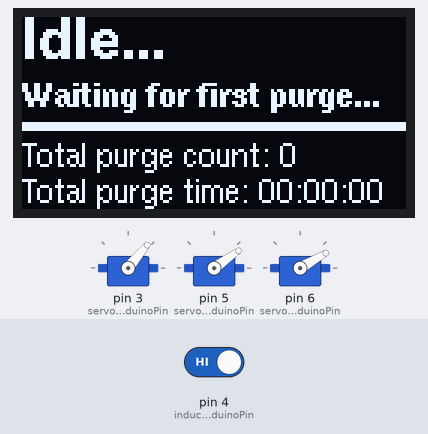
Recording of a sketch running on a simulated Arduino Uno, built with avr-gcc and run on an emulated ATmega328P. Shown: 128×64 one-colour display, 3 × servo. Inputs (shaded band) come from the test bench; at power-on: pin 4 (inductionTriggerArduinoPin) HIGH. Storage starts empty.

Above: at 15.6 s.
15.7 s: pin 4 (inductionTriggerArduinoPin) driven LOW
At 16.9 s:
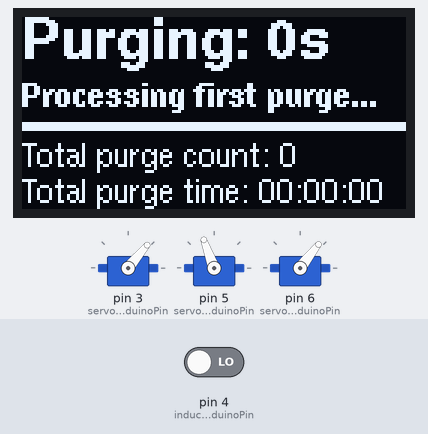
18.7 s: pin 4 (inductionTriggerArduinoPin) driven HIGH
At 21.3 s:
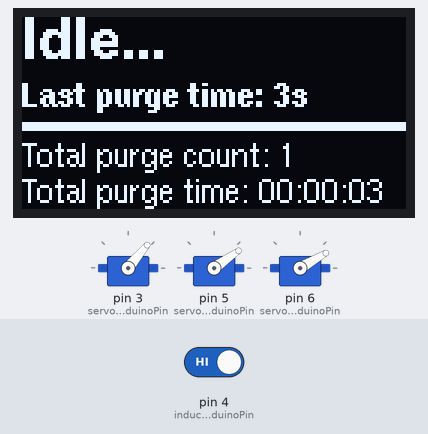
21.6 s: pin 4 (inductionTriggerArduinoPin) driven LOW
At 22.8 s:
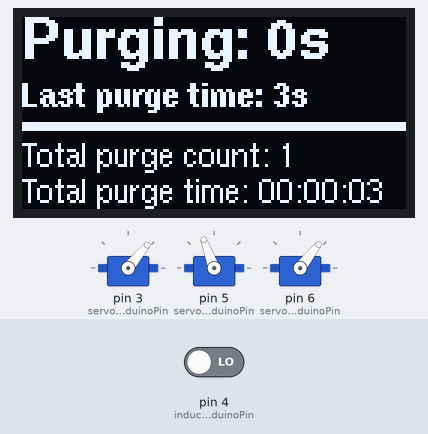
24.5 s: pin 4 (inductionTriggerArduinoPin) driven HIGH
At 25.0 s:
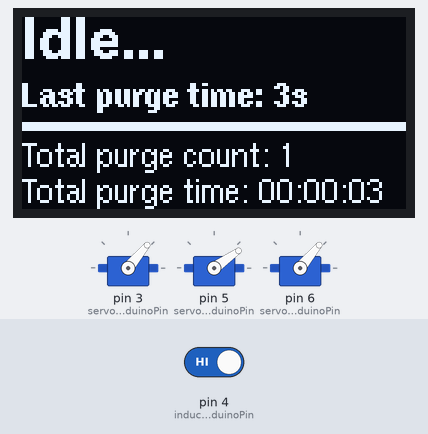
Timing chart, 0 to 27.5 s (numbered marks = the images above; inputs shaded):
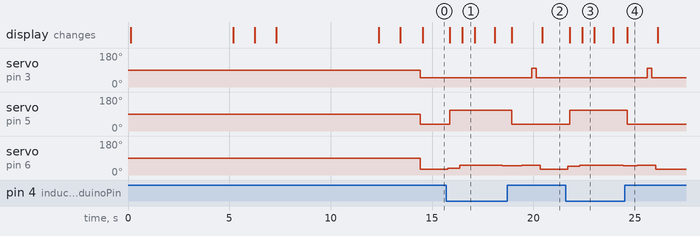

Measured:
- after the input at 15.7 s, servo on pin 5 (servoXArduinoPin): 35° → 110° after 0.17 s; servo on pin 6 (servoYArduinoPin): 30° → 37° after 0.07 s, → 52° 0.60 s later, → 51° 1.1 s later, → 50° 0.98 s later; the display: first changes after 0.17 s (image 1 shows a later state)
- after the input at 18.7 s, servo on pin 3 (servoKArduinoPin): 50° → 100° after 1.2 s, → 50° 0.20 s later; servo on pin 5 (servoXArduinoPin): 110° → 35° after 0.23 s; the display: first changes after 0.23 s (image 2 shows a later state)
- after the input at 21.6 s, servo on pin 5 (servoXArduinoPin): 35° → 110° after 0.20 s; servo on pin 6 (servoYArduinoPin): 30° → 47° after 0.10 s, → 52° 0.60 s later, → 51° 1.1 s later, → 50° 1.1 s later; the display: first changes after 0.20 s (image 3 shows a later state)
- after the input at 24.5 s, servo on pin 3 (servoKArduinoPin): 50° → 100° after 1.1 s, → 50° 0.20 s later; servo on pin 5 (servoXArduinoPin): 110° → 35° after 0.13 s; the display: changes after 0.13 s (image 4)
- what the display in image 1 shows lasts 0.6 s, from 16.5 s to 17.1 s
- what the display in image 4 shows lasts 1.5 s, from 24.6 s to 26.1 s

The sketch:

Blobster_Firmware.ino
```cpp
// (licence header left out)
#include <Arduino.h>
#include <U8g2lib.h>
#include <Servo.h>
#include <SPI.h>
#include <SD.h>

// Version info
#define firmwareVersion "Version 0.1 ALPHA"

// Standard Blobster wiring Arduino pins assigment
#define inductionTriggerArduinoPin 4
#define servoKArduinoPin 3
#define servoXArduinoPin 5
#define servoYArduinoPin 6

// Default values when config on microSD card is not present or there's no microSD card attached at all
bool firstRun = false;
int initK = 50;
int initX = 35;
int initY = 52;
int activeX = 110;
int activeY = 30;
int activeK = 100;
int closerY = 52;

// Display constructor
U8G2_SSD1305_128X64_ADAFRUIT_F_HW_I2C u8g2(U8G2_R0);

// Global variables
File configFile;

Servo servoK;
Servo servoX;
Servo servoY;

long int megaBlobTimestamp = 0;
long int entryTimestamp = 0;

int blobsTotal = 0;
int blobsTotalTime = 0;
int h = 0;
int m = 0;
int s = 0;

bool activeXflag = false;
bool active = false;

long int startTimestamp = 0;
long int endTimestamp = 0;
long int lastblobTime = 0;

// Blobster splash screen logo
#define blobsterSplashscreenLogo_width 60
#define blobsterSplashscreenLogo_height 32
static unsigned char blobsterSplashscreenLogo_bits[] = {
  0x00, 0x00, 0x00, 0x00, 0x00, 0x00, 0x00, 0x00, 0x00, 0x00, 0x00, 0x1C,
  0x00, 0x00, 0x00, 0x00, 0x00, 0x00, 0x00, 0x7C, 0x00, 0x00, 0x00, 0x00,
  0x00, 0x00, 0x00, 0xFC, 0x00, 0x00, 0x00, 0x00, 0x20, 0x00, 0x00, 0xFC,
  0x03, 0x00, 0x80, 0x00, 0x30, 0x00, 0x00, 0xFE, 0x07, 0x00, 0x80, 0x00,
  0x30, 0x00, 0x00, 0xFE, 0x07, 0x00, 0x80, 0x01, 0x30, 0x00, 0x00, 0xFE,
  0x0F, 0x00, 0x80, 0x01, 0x38, 0x04, 0x00, 0xFF, 0x0F, 0x00, 0x84, 0x03,
  0x38, 0x0C, 0x80, 0xFF, 0x0F, 0x00, 0x86, 0x03, 0x3C, 0x0C, 0xC0, 0xFF,
  0x3F, 0x00, 0x86, 0x03, 0x3C, 0x0C, 0xE0, 0xFF, 0x7F, 0x00, 0x87, 0x07,
  0x3C, 0x1C, 0xE0, 0xFF, 0x7F, 0x00, 0x87, 0x07, 0x3C, 0x1C, 0xE0, 0xFC,
  0xF3, 0x00, 0xC7, 0x07, 0x7E, 0x1C, 0x60, 0xF8, 0xE1, 0x80, 0xC7, 0x07,
  0x7E, 0x3E, 0x30, 0xF3, 0xCC, 0x81, 0xC7, 0x07, 0xFE, 0x3E, 0xB8, 0xF7,
  0xDE, 0x83, 0xEF, 0x07, 0xFC, 0x3D, 0xBC, 0xF7, 0xDE, 0x87, 0xF7, 0x07,
  0xFC, 0x3B, 0xBC, 0xF7, 0xDE, 0x87, 0xFB, 0x07, 0xFC, 0x17, 0x3C, 0xF3,
  0xCC, 0x87, 0xFD, 0x07, 0xFC, 0x0F, 0x7C, 0xF8, 0xE1, 0x07, 0xFE, 0x03,
  0xF8, 0x0F, 0xF8, 0xFC, 0xF3, 0x03, 0xFE, 0x03, 0xF8, 0x0F, 0xFF, 0xFF,
  0xFF, 0x07, 0xFF, 0x01, 0xF0, 0x8F, 0xFF, 0xFF, 0xFF, 0x1F, 0xFE, 0x00,
  0xE0, 0x9F, 0xFF, 0x01, 0xF8, 0xBF, 0x7F, 0x00, 0x80, 0xFF, 0xFF, 0x03,
  0xFC, 0xFF, 0x3F, 0x00, 0x00, 0xF8, 0xFF, 0x0F, 0xFF, 0xFF, 0x01, 0x00,
  0x00, 0xC0, 0xFF, 0xFF, 0xFF, 0x3F, 0x00, 0x00, 0x00, 0x80, 0xFF, 0xFF,
  0xFF, 0x3F, 0x00, 0x00, 0x00, 0x80, 0xFF, 0xFF, 0xFF, 0x1F, 0x00, 0x00,
  0x00, 0x00, 0xFE, 0xFF, 0xFF, 0x07, 0x00, 0x00, 0x00, 0x00, 0x00, 0x00,
  0x00, 0x00, 0x00, 0x00, };

void updateSplashDisplayStatus(const char *messageText)
{
  u8g2.setDrawColor(0);
  u8g2.drawBox(0, 51, 128, 13);
  u8g2.setDrawColor(1);
  u8g2.drawStr((128 - u8g2.getStrWidth(messageText)) / 2, 62, messageText);
  u8g2.sendBuffer();
  // Wait for display
  delay(1000);
}

void setup(void) {
  // Initialization of peripherals

  // Display
  u8g2.begin();
  u8g2.clearDisplay();
  u8g2.drawXBM(34, 0, blobsterSplashscreenLogo_width, blobsterSplashscreenLogo_height, blobsterSplashscreenLogo_bits);
  u8g2.setFont(u8g2_font_helvB14_tf);
  u8g2.drawStr((128 - u8g2.getStrWidth("BLOBSTER")) / 2, 50,"BLOBSTER");
  u8g2.setFont(u8g2_font_helvR08_tf);
  updateSplashDisplayStatus(firmwareVersion);
  // Wait for user to be able to read version
  delay(4000);

  // SD card configuration
  updateSplashDisplayStatus("Initializing SD card...");
  if (SD.begin(10)) {
    updateSplashDisplayStatus("SD card initialized.");
    configFile = SD.open("blconfig");
    if (configFile) {
      // Read from the file until there's nothing else in it:
      updateSplashDisplayStatus("Reading config...");
      while (configFile.available()) {
        // TBD: Config file processing
        configFile.read();
      }
      updateSplashDisplayStatus("Config read succesfully.");
    }
    else
    {
      updateSplashDisplayStatus("No config file, defaults used.");
      // Wait for user to be able to read message regarding config used
      delay(4000);
    }
    // Close the file:
    configFile.close();
  } else {
    updateSplashDisplayStatus("No SD card, defaults used.");
    // Wait for user to be able to read message regarding config used
    delay(4000);
  }

  // Induction trigger
  pinMode(inductionTriggerArduinoPin, INPUT);
  updateSplashDisplayStatus("Mapping induction trigger...");

  // Servos
  updateSplashDisplayStatus("Initializating servos...");
  servoK.attach(servoKArduinoPin);
  servoX.attach(servoXArduinoPin);
  servoY.attach(servoYArduinoPin);

  servoK.write(initK);
  servoX.write(initX);
  if (firstRun) servoY.write(initY); else servoY.write(activeY);
  u8g2.clearBuffer();
}

void loop(void) {
  activeXflag = !digitalRead(inductionTriggerArduinoPin);
  String messageText = "";
  entryTimestamp = millis();
  int megaBlobPosition = 0;

  u8g2.firstPage();
  do {
    u8g2.setFont(u8g2_font_helvB14_tf);
    if (activeXflag) {
      messageText = "Purging: ";
      if (active) {
        messageText += (entryTimestamp - startTimestamp) / 1000;
        messageText += "s";
      }
      u8g2.setCursor(0,14);
      u8g2.print(messageText);
      megaBlobPosition = closerY - (entryTimestamp - megaBlobTimestamp) / 1000; // megaBlobPosition = closerY + (entryTimestamp - megaBlobTimestamp) / 1000;
      if (megaBlobPosition >= activeY) {
        // Moving slighly down during purge of megablob
        servoY.write(megaBlobPosition);
      }
    } else {
      u8g2.setCursor(0,14);
      u8g2.print("Idle...");
    };
    u8g2.drawHLine(0,35,128);
    u8g2.drawHLine(0,36,128);
    u8g2.drawHLine(0,37,128);
        u8g2.setFont(u8g2_font_helvR08_tf);
        h = blobsTotalTime / 3600;
        m = (blobsTotalTime - h * 3600) / 60;
        s = (blobsTotalTime - h * 3600 - m * 60);
        messageText = "Total purge time: ";
        if (h < 10) messageText += "0";
        messageText += h;
        messageText += ":";
        if (m < 10) messageText += "0";
        messageText += m;
        messageText += ":";
        if (s < 10) messageText += "0";
        messageText += s;
        u8g2.setCursor(0,62);
        u8g2.print(messageText);
        messageText = "Total purge count: ";
        messageText += blobsTotal;
        u8g2.setCursor(0,50);
        u8g2.print(messageText);
        u8g2.setFont(u8g2_font_helvB08_tf);
        if (blobsTotal != 0) {
          messageText = "Last purge time: ";
          messageText += lastblobTime;
          messageText += "s";
          u8g2.setCursor(0,30);
          u8g2.print(messageText);
        } else {
          if (activeXflag) {
            messageText = "Processing first purge...";
          } else {
            messageText = "Waiting for first purge...";
          }
          u8g2.setCursor(0,30);
          u8g2.print(messageText);
        }
  } while ( u8g2.nextPage() );

  // Printhead raised induction trigger, purge starts
  if (activeXflag && !active) {
    startTimestamp = millis();
    servoX.write(activeX);
    delay(500);
    servoY.write(closerY);
    megaBlobTimestamp = millis();
    active = true;
  };

  // Printhead left position, time to kick of and park
  if (!activeXflag && active)
  {
    endTimestamp = millis();
    lastblobTime = (endTimestamp - startTimestamp) / 1000;
    blobsTotal++;
    blobsTotalTime += lastblobTime;
    servoX.write(initX);
    delay(500);
    servoY.write(initY);
    delay(500);
    servoK.write(activeK);
    delay(200);
    servoK.write(initK);
    delay(200);
    servoY.write(activeY);
    active = false;
  }
}
```
